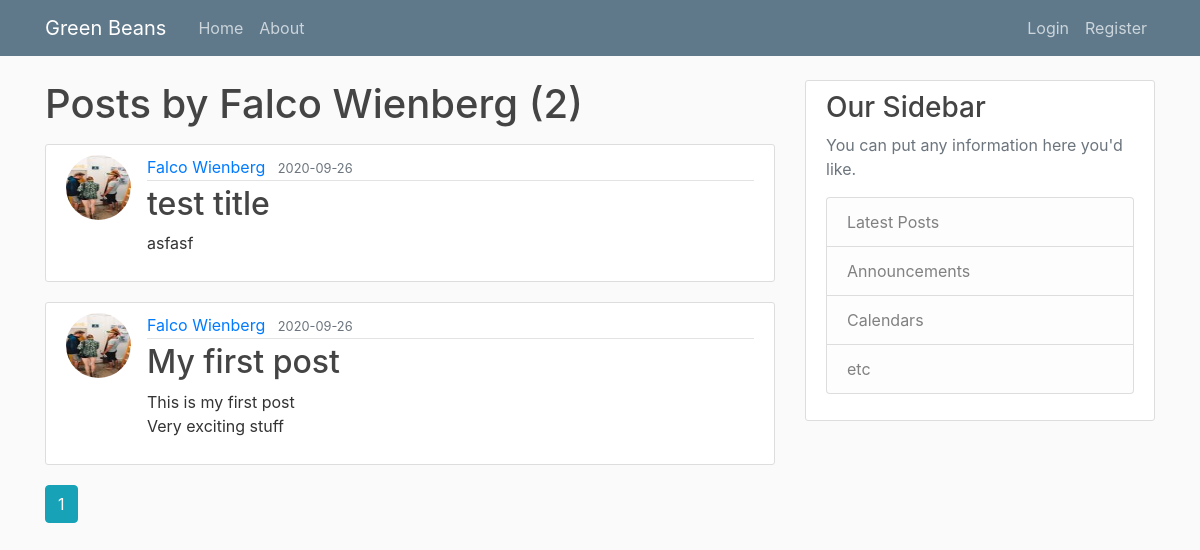
/user/Falco Wienberg, run on an earlier commit of the app's database.
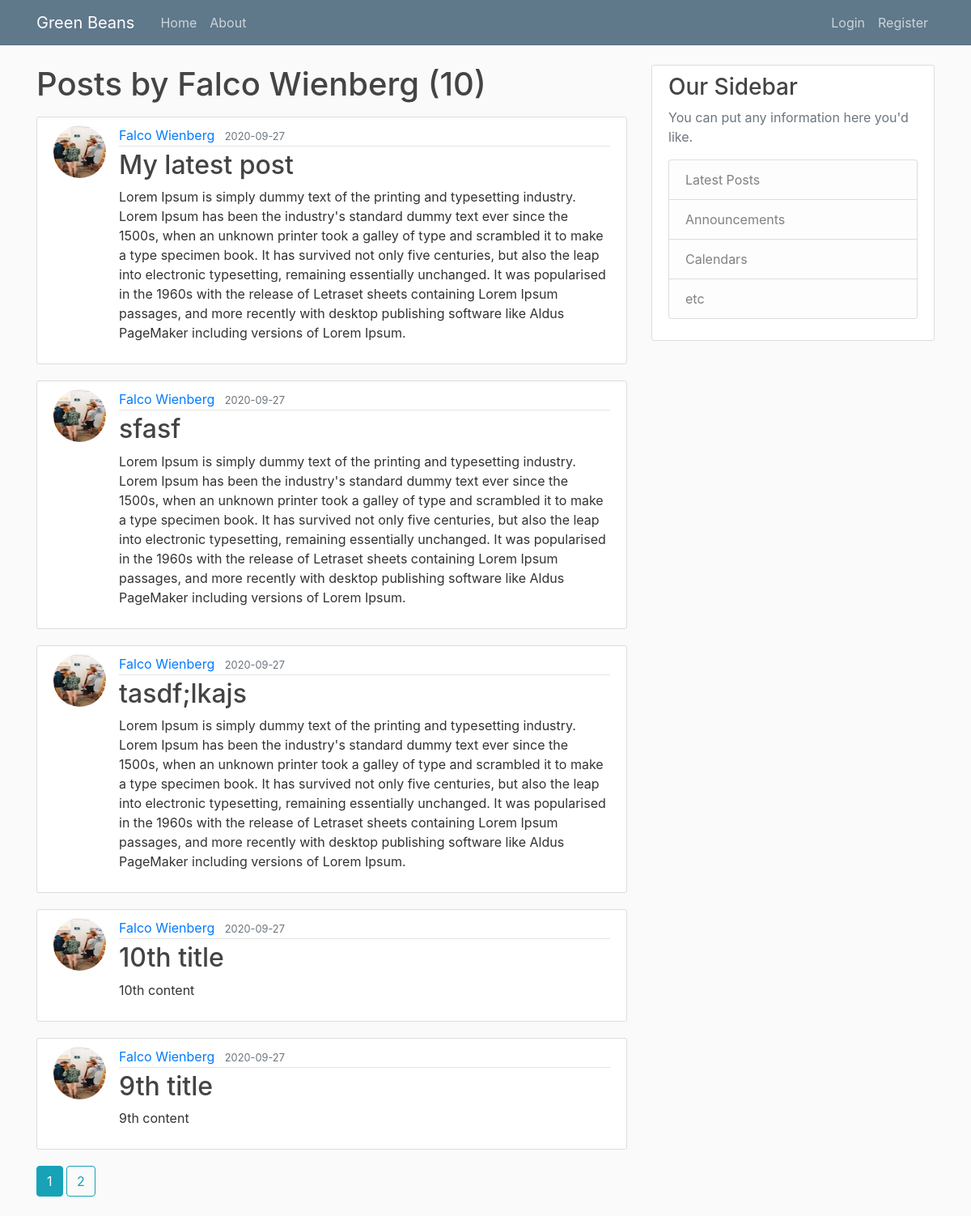
And on a later commit of the database.
### greenbeans/models.py (models this page shows, shortened)
class Post(db.Model):
    id = db.Column(db.Integer, primary_key=True)
    title = db.Column(db.String(100), nullable=False)
    date_posted = db.Column(db.DateTime, nullable=False, default=datetime.utcnow)
    content = db.Column(db.Text, nullable=False)
    user_id = db.Column(db.Integer, db.ForeignKey('user.id'), nullable=False)

class User(db.Model, UserMixin):
    id = db.Column(db.Integer, primary_key=True)
    username = db.Column(db.String(20), unique=True, nullable=False)
    email = db.Column(db.String(120), unique=True, nullable=False)
    image_file = db.Column(db.String(20), nullable=False, default='default.jpg')
    password = db.Column(db.String(60), nullable=False)
    posts = db.relationship('Post', backref='author', lazy="dynamic")

### greenbeans/routes.py (the view)
@app.route("/user/<string:username>")
def user_posts(username):
    page = request.args.get('page', 1, type=int)
    user = User.query.filter_by(username=username).first_or_404()
    posts = Post.query.filter_by(author=user)\
        .order_by(Post.date_posted.desc())\
        .paginate(per_page=5, page=page)
    return render_template('user_posts.html', posts=posts, user=user)

### greenbeans/templates/user_posts.html
{% extends "layout.html" %}
{% block content %}
    <h1 class="mb-3">Posts by {{ user.username }} ({{ posts.total }})</h1>
    {% for post in posts.items %}
        <article class="media content-section">
          <img class="rounded-circle article-img" src="{{ url_for('static', filename='profile_pics/' + post.author.image_file) }}">
          <div class="media-body">
            <div class="article-metadata">
              <a class="mr-2" href="{{ url_for('user_posts', username=post.author.username) }}">{{ post.author.username }}</a>
              <small class="text-muted">{{ post.date_posted.strftime('%Y-%m-%d') }}</small>
            </div>
            <h2><a class="article-title" href="{{ url_for('post', post_id=post.id) }}">{{ post.title }}</a></h2>
            <p class="article-content">{{ post.content }}</p>
          </div>
        </article>
    {% endfor %}
    {% for page_num in posts.iter_pages(left_edge=1, right_edge=1, left_current=1, right_current=2) %}
        {% if page_num %}
          {% if posts.page == page_num %}
            <a class="btn btn-info mb-4" href="{{ url_for('user_posts', username=user.username, page=page_num) }}">{{ page_num }}</a>
          {% else %}
            <a class="btn btn-outline-info mb-4" href="{{ url_for('user_posts', username=user.username, page=page_num) }}">{{ page_num }}</a>
          {% endif %}
        {% else %}
          ...
        {% endif %}
    {% endfor %}
{% endblock content %}

What changed in the data, as far as the page shows it:
no longer on this page (row edited): Post: image_file (picture), author.username "Falco Wienberg", date_posted "2020-09-26", title "test title", content "asfasf"
no longer on this page (row edited): Post: image_file (picture), author.username "Falco Wienberg", date_posted "2020-09-26", title "My first post", content "This is my first post Very exciting stuff"
added Post: image_file (picture), author.username "Falco Wienberg", date_posted "2020-09-27", title "My latest post", content "Lorem Ipsum is simply dummy text of the printing and typesetting industry. Lorem Ipsum has been the industry's standard dummy text ever since the 1500s, when an unknown printer took a galley of type and scrambled it to make a type specimen book. It has survived not only five centuries, but also the leap into electronic typesetting, remaining essentially unchanged. It was popularised in the 1960s with the release of Letraset sheets containing Lorem Ipsum passages, and more recently with desktop publishing software like Aldus PageMaker including versions of Lorem Ipsum."
added Post: image_file (picture), author.username "Falco Wienberg", date_posted "2020-09-27", title "sfasf", content "Lorem Ipsum is simply dummy text of the printing and typesetting industry. Lorem Ipsum has been the industry's standard dummy text ever since the 1500s, when an unknown printer took a galley of type and scrambled it to make a type specimen book. It has survived not only five centuries, but also the leap into electronic typesetting, remaining essentially unchanged. It was popularised in the 1960s with the release of Letraset sheets containing Lorem Ipsum passages, and more recently with desktop publishing software like Aldus PageMaker including versions of Lorem Ipsum."
added Post: image_file (picture), author.username "Falco Wienberg", date_posted "2020-09-27", title "tasdf;lkajs", content "Lorem Ipsum is simply dummy text of the printing and typesetting industry. Lorem Ipsum has been the industry's standard dummy text ever since the 1500s, when an unknown printer took a galley of type and scrambled it to make a type specimen book. It has survived not only five centuries, but also the leap into electronic typesetting, remaining essentially unchanged. It was popularised in the 1960s with the release of Letraset sheets containing Lorem Ipsum passages, and more recently with desktop publishing software like Aldus PageMaker including versions of Lorem Ipsum."
added Post: image_file (picture), author.username "Falco Wienberg", date_posted "2020-09-27", title "10th title", content "10th content"
added Post: image_file (picture), author.username "Falco Wienberg", date_posted "2020-09-27", title "9th title", content "9th content"
Also different on the page:
{{ posts.total }}: "2" → "10"
new list line: "2"
